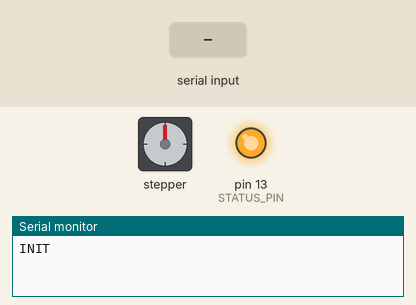
Recording of a sketch running on a simulated Arduino Uno, built with avr-gcc and run on an emulated ATmega328P. Shown: stepper motor, output pins drawn as LEDs (lit = HIGH), the last lines printed to the serial monitor. Wiring (inferred from the names in the program): stepper motor driver (200 steps per turn assumed): step pin 11; direction pin 12. The inputs (shaded band) are chosen by the test bench. Pins used as bus, display or sensor lines are not drawn.

Above: at 1.2 s.
1.3 s: "START" received over Serial
At 1.65 s:
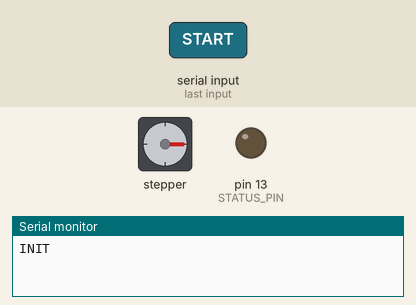
4.3 s: "STOP" received over Serial
At 5.4 s:
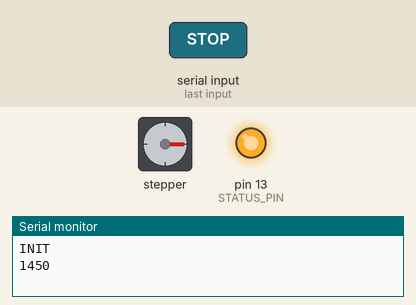
5.8 s: "START" received over Serial
At 6.23 s:
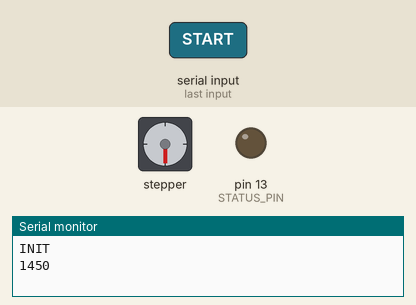
8.8 s: "BACKWARD" received over Serial
Timing chart, 0 to 12.8 s (numbered marks = the images above; inputs shaded):
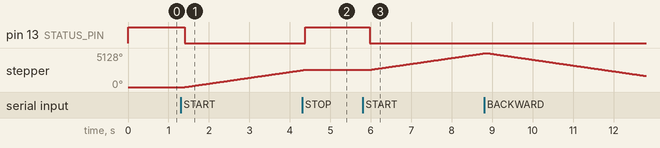

The sketch:

fermat_room.pde
```cpp
// Arduino's PINs
#define STATUS_PIN      13 // Turns the motor on or off
#define DIRECTION_PIN   12 // Controls the motor's direction of rotation
#define PULSE_PIN       11 // A pulse in this pin turns the motor one step

#define BUF_SIZE        20      // strings buffer size
#define DELAY_MIN       300     // minimum allowed delay
#define TIME_FACTOR     50000   // all the loops take the same. See bottom.
#define STOP_DELAY      200     // if motor is turned off, introduce this delay

int delayStep   = 1000; // Delay between steps. The smaller the faster.
int running     = 0;
char command[BUF_SIZE];
char delay_str[BUF_SIZE];

char c;
int i;
long int stepCounter;
int newDelay;

void setup()
{
    pinMode(STATUS_PIN, OUTPUT);
    pinMode(DIRECTION_PIN, OUTPUT);
    pinMode(PULSE_PIN, OUTPUT); // Default:

    digitalWrite(STATUS_PIN, HIGH);     // Default: motor turned off
    digitalWrite(DIRECTION_PIN, HIGH);  // Default: motor turns forward

    Serial.begin(9600);
    Serial.println("INIT");
}

void loop()
{
    // Read the serial input to the command string
    i = 0;
    while (Serial.available())
    {
        c = Serial.read();
        if (i<BUF_SIZE-2)
          command[i++] = c;
    }
    command[i] = '\0';

    if (command[0] != '\0') // We have received a command
    {
        if (strcmp(command,"START") == 0)
        {
            running = 1;
            stepCounter = 0;
            digitalWrite(STATUS_PIN, LOW);
        }
        else if (strcmp(command,"STOP") == 0)
        {
            digitalWrite(STATUS_PIN, HIGH);
            Serial.println(stepCounter);
            running = 0;
        }
        else if (strcmp(command,"FORWARD") == 0)
        {
            digitalWrite(DIRECTION_PIN, HIGH);
        }
        else if (strcmp(command,"BACKWARD") == 0)
        {
            digitalWrite(DIRECTION_PIN, LOW);
        }
        else // Read the new delay (we expect a number).
        {
            newDelay = atoi(command);
            if (newDelay >= DELAY_MIN)
            {
              delayStep = newDelay;
            }
        }
    }

    if (running == 1) {
        // This is a bit of a dirty hack. Normally we don't have time to read
        // the complete string from the serial port before restarting the loop.
        // We introduced a short delay to make sure that the complete command
        // has been read before restarting the main loop.
        for (i=0; i< (TIME_FACTOR/delayStep) ; i++) // Ensure that the running
        {                                           // time of the for loop
                                                    // stays roughly the same
            stepCounter++;
            digitalWrite(PULSE_PIN,HIGH);
            delayMicroseconds(delayStep);
            digitalWrite(PULSE_PIN,LOW);
            delayMicroseconds(delayStep);
        }
    }
    else
    {
        delay(STOP_DELAY);
    }
}
```

Measured:
- after the input at 1.3 s, pin 13 (STATUS_PIN): HIGH → LOW after 0.10 s; stepper: keeps turning clockwise at about 877°/s, starting after 0.10 s
- after the input at 4.3 s, pin 13 (STATUS_PIN): LOW → HIGH after 0.08 s; stepper: goes on until 4.4 s, then stays 2610°
- after the input at 5.8 s, pin 13 (STATUS_PIN): HIGH → LOW after 0.18 s; stepper: keeps turning clockwise at about 877°/s, starting after 0.18 s
